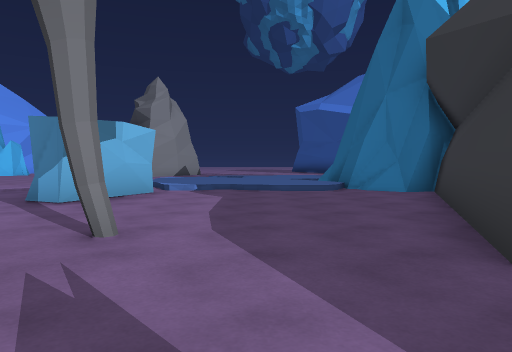
view 1 (above)

24 first-person views from a walk through a Unity game level. The camera is 1.2 m above the floor, tilts 2° down and sees 70° across. The floor is counted in squares, 2 m on a side. Each view is taken from the middle of a square. On the plan, view 1 faces up. The plan holds only what a view shows up to about 10 squares ahead; the rest is blank. The place goes on beyond the plan. The player is left out.

view 2
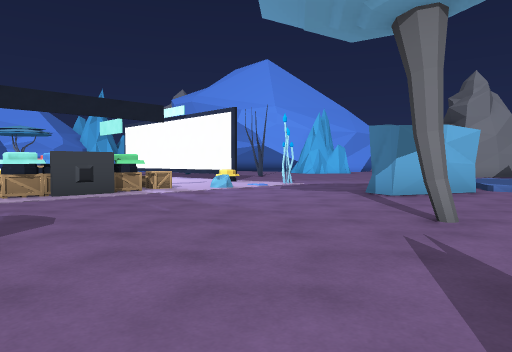

view 3
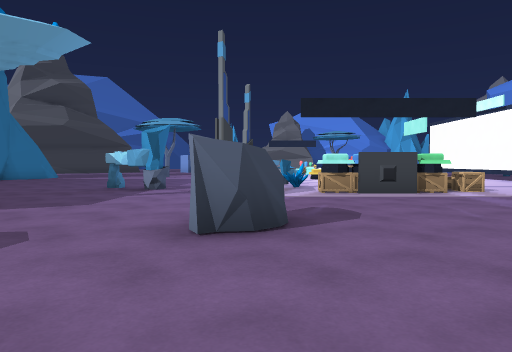

view 4
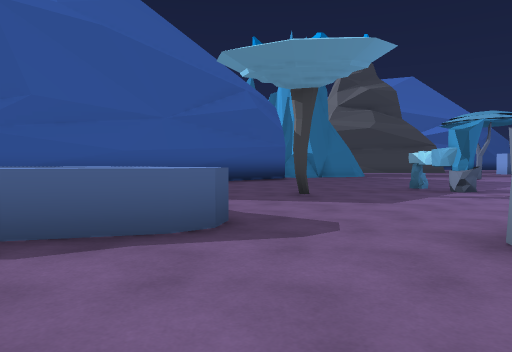

view 5
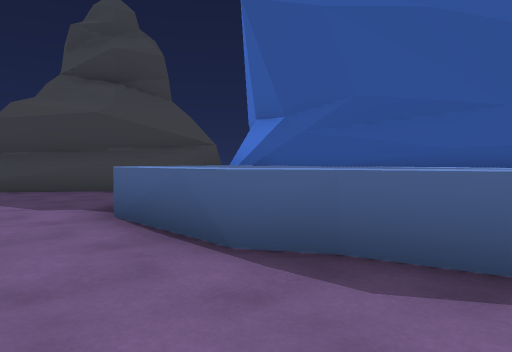

view 6
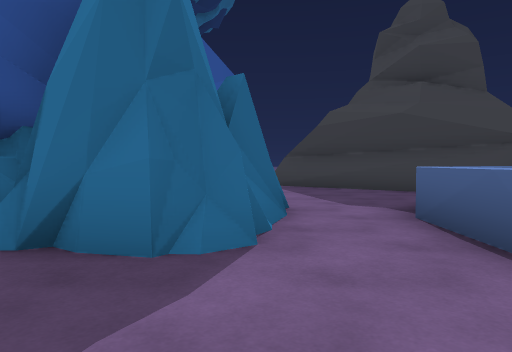

view 7
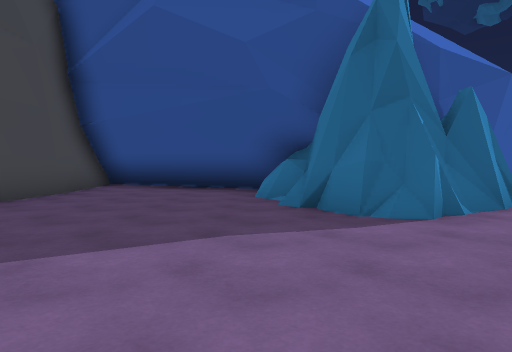

view 8
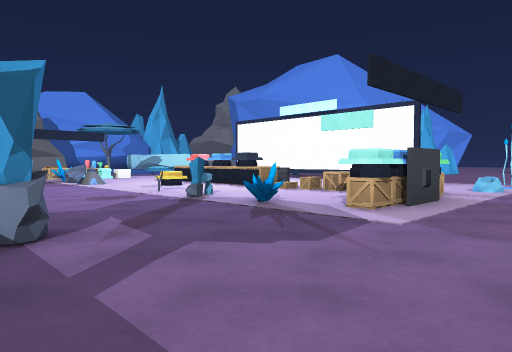

view 9
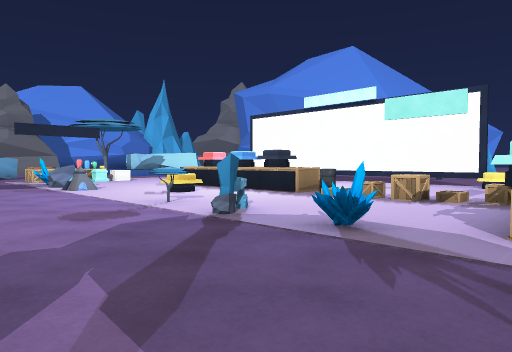

view 10
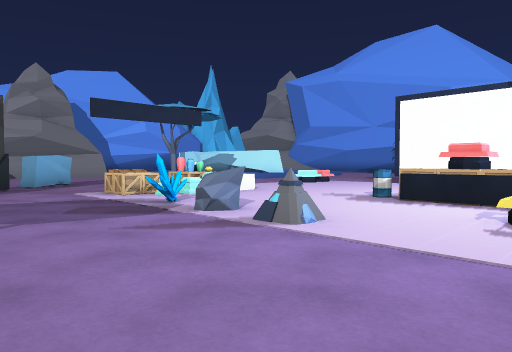

view 11
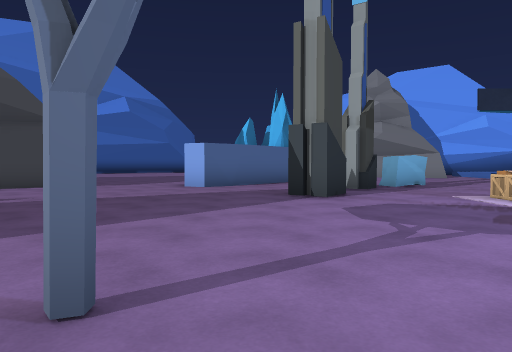

view 12
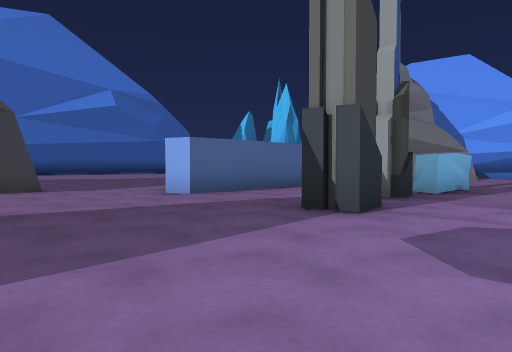

view 13
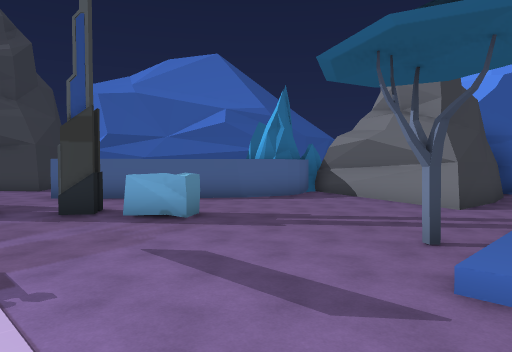

view 14
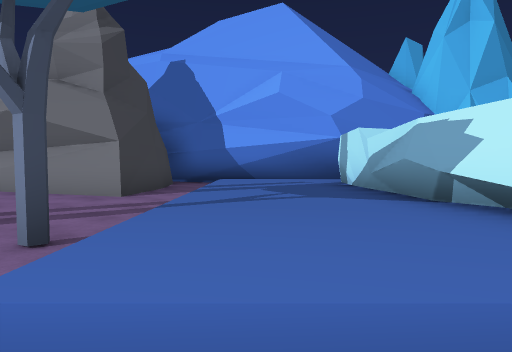

view 15
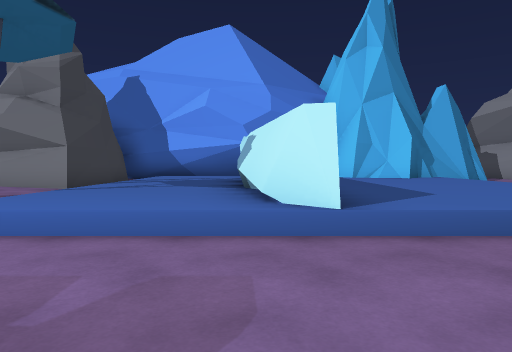

view 16
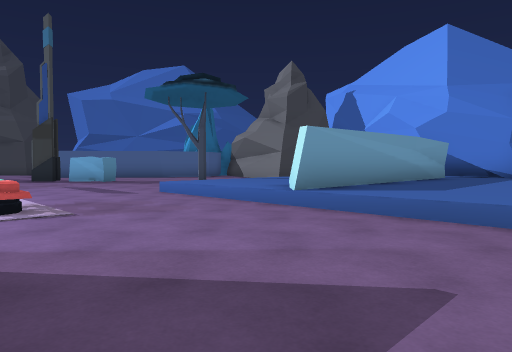

view 17
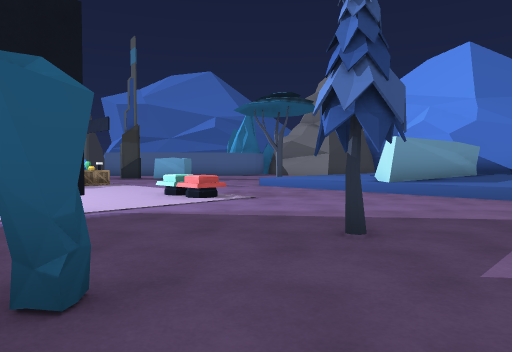

view 18
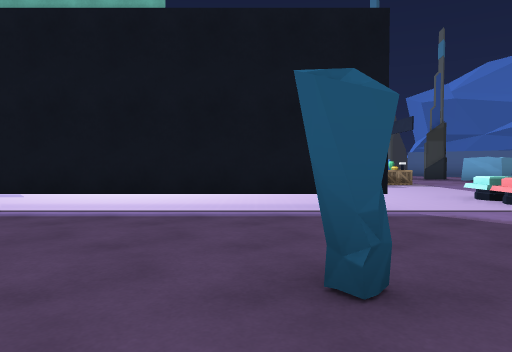

view 19
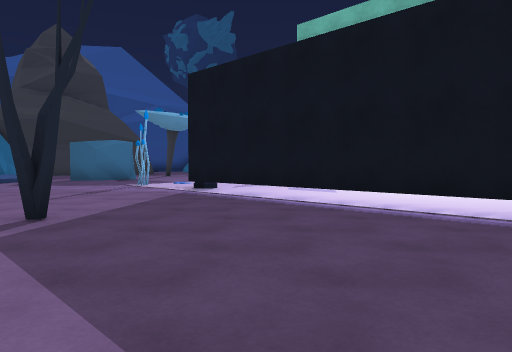

view 20
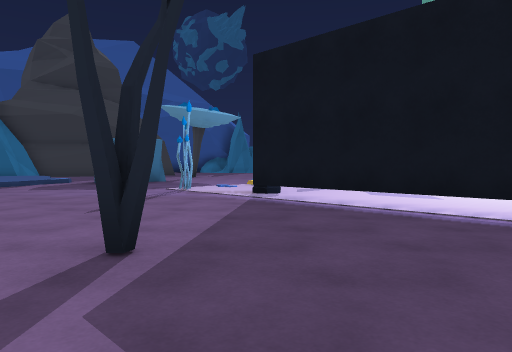

view 21
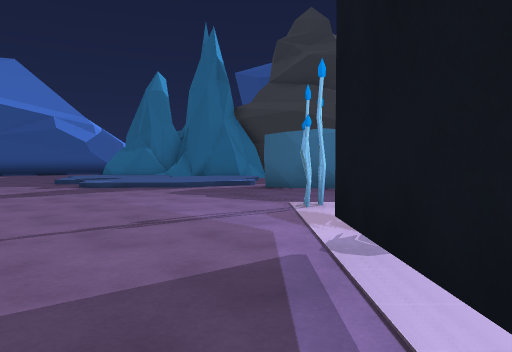

view 22
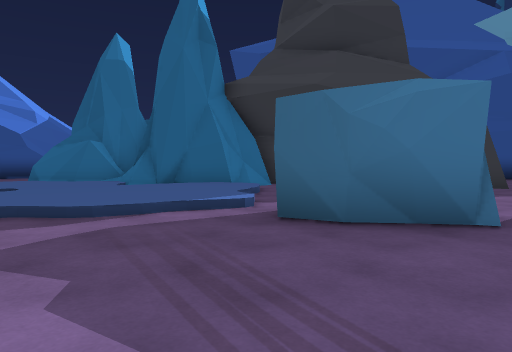

view 23
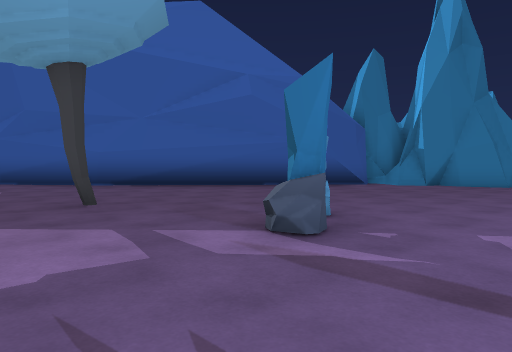

view 24
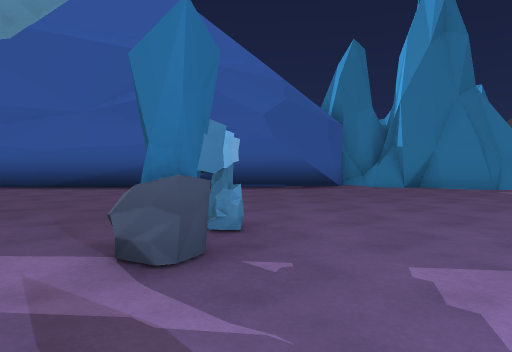

### Floor plan
Key: @ floor where view 1 was taken; # wall or solid block; x gap in a wall; . main floor; : floor 0.25 m higher than the main floor; + floor 0.5 m higher than the main floor; / step, stairs or slope; = window, fence, low wall or low ledge; ^ raised ledge; T thing the floor can be seen under or through; O other object.
Columns run from 32 left of view 1 to 8 right of it. Each row starts with its distance up from view 1.
 12   #+++++  ............   ..../:::::#
 11  ##++++++/..........O......../::://#
 10  #+++++++/...O.#............./::::/#
  9  #x#++++#/....................::::/###
  8  #+######/....................//////##
  7 ##+++++++/../..TTTTTTTT/.O...#/.....#
  6 #/+++++++/../................#.....##
  5 #/////////...............O.........#
  4 ./.....O.........     .............#
  3 ####............O^^^^O.x##.....O..##
  2   #.........OO...........^........#######
  1   #..........O...........#.............##
  0   # ....##..O.OO.O..O.OO........@......#
 -1      ....#...................#........##
 -2       ...#...........................##
 -3       #....#...........#........../###
 -4       ##...........  ..#......^^../#
 -5        ##........O  .......O..^^^..#
 -6        ..........  ...........^^^^...
 -7       .........    ............^^^^..
 -8       ........    .............  ^.....#
 -9       ..#...     ..............    ....
-10         ##.      ###=.##################
-11                    ####         ##

Positions as (right, up) in squares from view 1, and headings:
1: (0, 0), facing up
2: (0, -1), facing up-left
3: (0, -1), facing left
4: (0, -1), facing down-left
5: (0, -2), facing down
6: (0, -2), facing down-right
7: (-2, -2), facing right
8: (-5, -4), facing up-left
9: (-7, -3), facing up-left
10: (-13, -3), facing up-left
11: (-14, -4), facing left
12: (-16, -4), facing left
13: (-20, 6), facing down-left
14: (-22, 6), facing left
15: (-20, 8), facing left
16: (-19, 12), facing down-left
17: (-16, 12), facing down-left
18: (-16, 12), facing down
19: (-16, 12), facing down-right
20: (-14, 12), facing down-right
21: (-12, 8), facing right
22: (-7, 8), facing right
23: (-8, 0), facing down
24: (-9, -1), facing down
